Frame 1 (no input): blank canvas, image omitted
Frame 60 (no input): blank canvas, image omitted
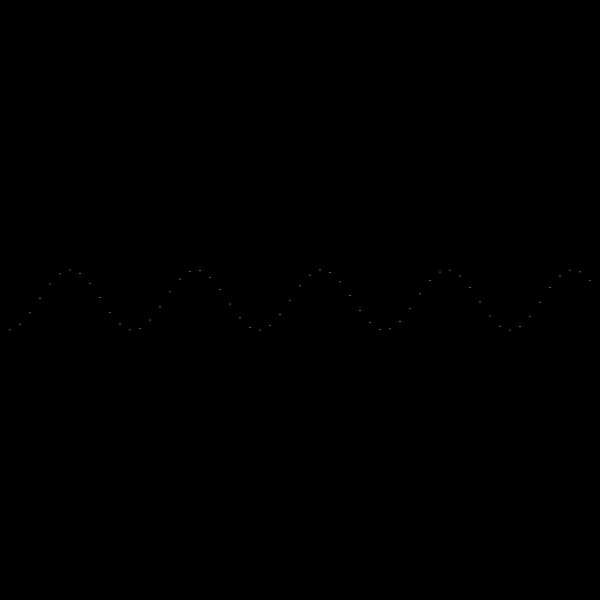
Frame 120 (the mouse pressed at the canvas centre since frame 60)

The p5.js sketch whose frames 1 and 60 were blank and that drew this single picture after the mouse press (run headless with seeded random() and noise() and a simulated clock; from frame 60 on, the mouse is pressed at the canvas centre):

// p5.js sketch
// ── sketch.js
let amp = 30;

function setup() {
	createCanvas(600, 600);
}

function mousePressed() {

}

function draw() {
    background(0);
    noFill();
    //fill(255, 100, 100);
    //noStroke();
    stroke(255);
    translate(0, height/2);
    beginShape(POINTS);
    for (let a = 10; a < width ; a+=10){
        let xpos = a;
        let ypos = sin(a * 0.05 + frameCount*0.01) * amp;
        vertex(xpos, ypos);
        //ellipse(xpos, ypos, 5, 5);
    }
    endShape();

}
// ── sketch_with_OOPandArray.js
let alines = [];

function setup() {
	createCanvas(600, 600);
    for (let i = 30; i < width; i+=30){
        alines[i] = new Waveline(0, 0, 0);
    }
}

function mousePressed() {
    
}

function draw() {
    background(0);
    //ellipse(20, 20, 20, 20);
        
        alines[i].show();
    
    
}

class Waveline {
    
    constructor(x, y, angle) {
        this.x = x;
        this.y = y;
        this.angle = angle;
    }
    
    move() {
        if (this.angle = 0, this.angle < TWO_PI, this.angle+=10) {
            this.x = this.a;
            this.y = sin(this.a * 0.05 + frameCount*0.01) * 30;
        } 
    }
    
    show() {
        noFill();
        stroke(255);
        beginShape();
        vertex(this.x, this.y);
        endShape();
    }
}
